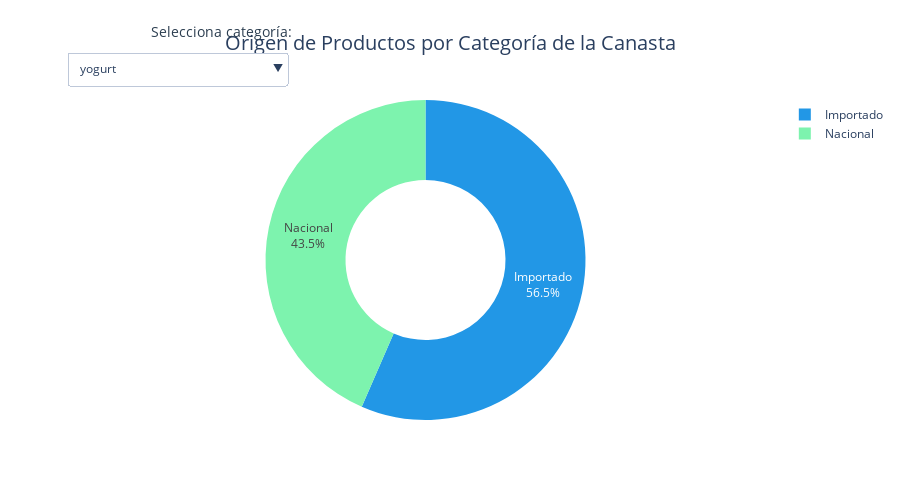

The cell this chart's notebook holds for it:
### Markdown cell above
## Dependencia importadora de la canasta 
Este gráfico revela una realidad estructural decisiva: la abrumadora mayoría de los productos considerados esenciales para una hospitalización pediátrica son importados.
Solo en contadas excepciones, como algunos lácteos o el agua embotellada, existe una presencia significativa de producción nacional, aunque incluso allí, como en el caso del yogurt, más de la mitad del producto disponible llega del extranjero.
En pocas palabras: cuando una familia paga alrededor de 30000 CUP por una semana de productos, en realidad está pagando en dólares, pero con pesos. Esto explica por qué el salario en CUP no alcanza: porque la canasta básica de un niño enfermo no se produce aquí, sino que se “importa” por cada familia, a un precio que sigue la lógica de las divisas, no de la economía local.

### Code cell
utils.vizualizar_origen_de_productos_por_categoria(origen_categorias)

### Figure 1 — Plotly figure (JSON) as saved in the notebook; plotly's stock layout.template omitted (floating-point values rounded to 4 significant figures)
{"data": [{"hole": 0.5, "hovertemplate": "<b>%{label}</b><br>Productos: %{value}<br>Porcentaje: %{percent}", "labels": ["Nacional", "Importado"], "marker": {"colors": ["#7df3ae", "#2297e6"]}, "textinfo": "percent+label", "type": "pie", "values": [10, 13]}], "layout": {"annotations": [{"font": {"color": "#2c3e50", "size": 14}, "showarrow": false, "text": "Selecciona categoría:", "x": 0.1, "xref": "paper", "y": 1.25, "yref": "paper"}], "height": 500, "showlegend": true, "title": {"font": {"size": 20}, "text": "Origen de Productos por Categoría de la Canasta", "x": 0.5, "xanchor": "center"}, "updatemenus": [{"buttons": [{"args": [{"title": "Origen: yogurt", "values": [[10, 13]]}], "label": "yogurt", "method": "update"}, {"args": [{"title": "Origen: agua", "values": [[14, 6]]}], "label": "agua", "method": "update"}, {"args": [{"title": "Origen: jugos", "values": [[4, 44]]}], "label": "jugos", "method": "update"}, {"args": [{"title": "Origen: galletas", "values": [[0, 33]]}], "label": "galletas", "method": "update"}, {"args": [{"title": "Origen: carnes enlatadas", "values": [[0, 31]]}], "label": "carnes enlatadas", "method": "update"}, {"args": [{"title": "Origen: papel sanitario", "values": [[9, 15]]}], "label": "papel sanitario", "method": "update"}, {"args": [{"title": "Origen: jabón", "values": [[0, 23]]}], "label": "jabón", "method": "update"}, {"args": [{"title": "Origen: verduras y legumbres enlatadas", "values": [[0, 26]]}], "label": "verduras y legumbres enlatadas", "method": "update"}, {"args": [{"title": "Origen: Frutas enlatadas", "values": [[0, 13]]}], "label": "Frutas enlatadas", "method": "update"}, {"args": [{"title": "Origen: leche", "values": [[0, 16]]}], "label": "leche", "method": "update"}, {"args": [{"title": "Origen: agregado para bocados", "values": [[0, 28]]}], "label": "agregado para bocados", "method": "update"}, {"args": [{"title": "Origen: compota", "values": [[4, 2]]}], "label": "compota", "method": "update"}, {"args": [{"title": "Origen: pasta dental", "values": [[0, 13]]}], "label": "pasta dental", "method": "update"}, {"args": [{"title": "Origen: desodorante", "values": [[0, 17]]}], "label": "desodorante", "method": "update"}, {"args": [{"title": "Origen: shampoo", "values": [[3, 12]]}], "label": "shampoo", "method": "update"}], "direction": "down", "type": "dropdown", "x": 0.3, "y": 1.15}]}}
